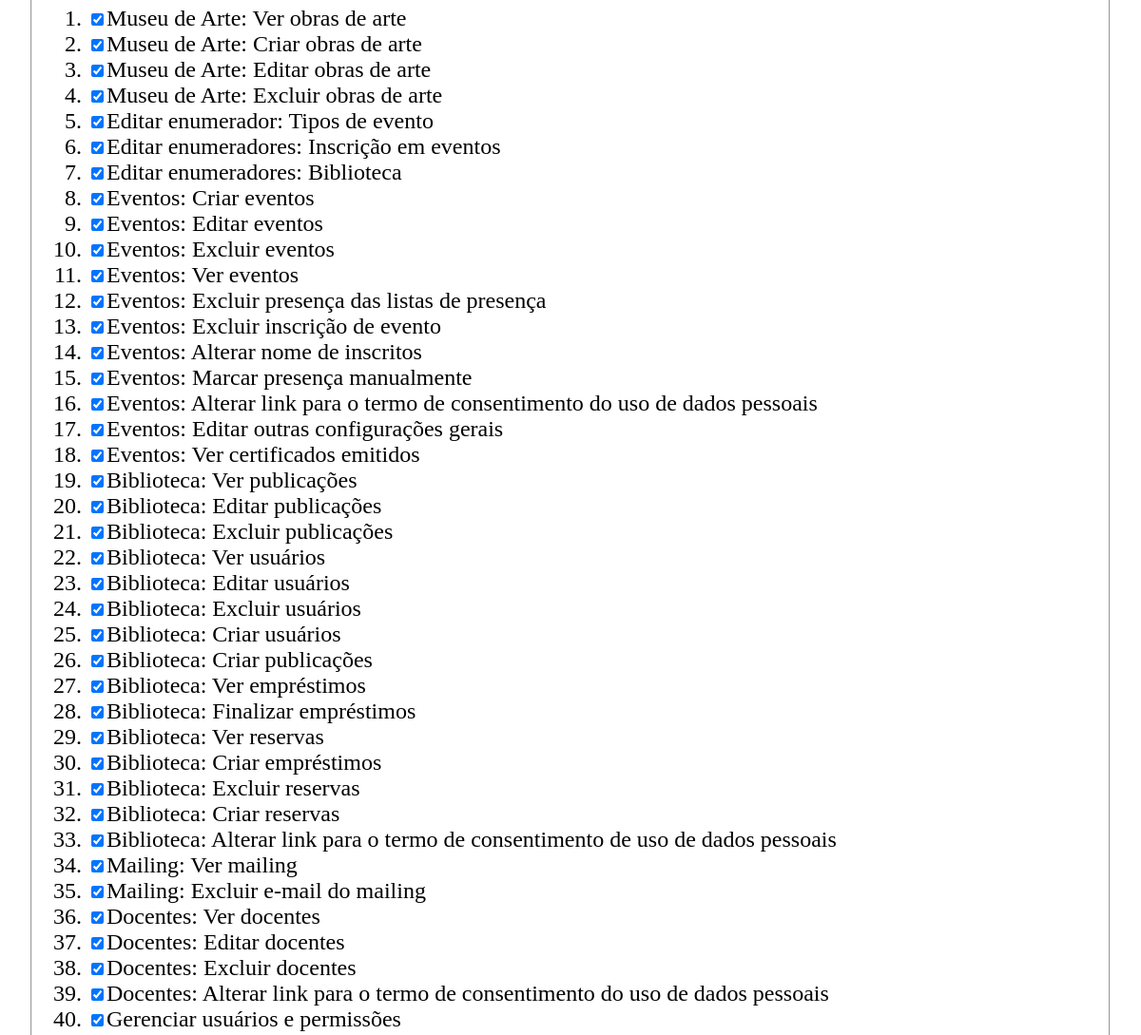
The app's page /index.php?cont=settings&action=home (signed in, middle part), older data.
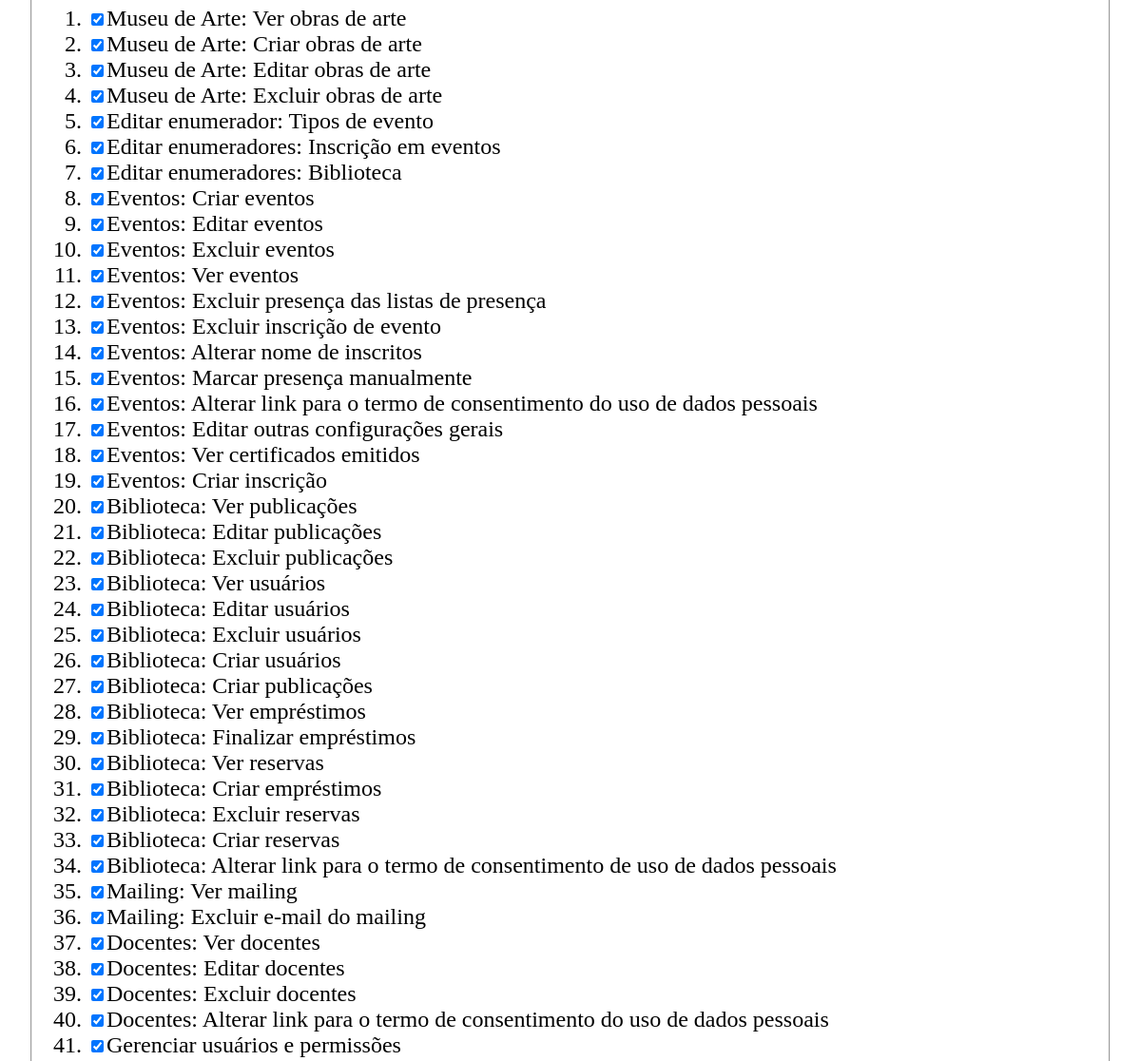
The same page, newer data.
### tables this page shows
CREATE TABLE `permissions` (
  `permMod` varchar(5) NOT NULL,
  `permId` int NOT NULL,
  `permDesc` varchar(255) NOT NULL
);

### includes/common.php (called while the page is built, shortened)
<?php
function checkUserPermission($module, $id)
{
	return in_array($id, $_SESSION['permissions'][$module]);
}
class BaseController
{
  protected $hasUserPermission;
  protected $moduleName;
  protected $permissionIdRequired;
  protected $action;
  public function __construct($action)
  {
    $this->action = $action;
	$this->hasUserPermission = (!$this->permissionIdRequired) ? true : checkUserPermission($this->moduleName, $this->permissionIdRequired);
	if ($this->hasUserPermission && method_exists($this, $action))
		$this->$action();
  }
  protected function get_view()
  {
    $view = "view/" . get_class($this) . "." . $this->action . ".view.php";
    if (file_exists($view))
	{
		if ($this->hasUserPermission)
			return $view;
		else
			return 'view/_nopermission.view.php';
    }
    return 'view/_error.view.php';
  }
  public function render()
  {
    $view = $this->get_view();
    require_once($view);
  }
}
?>

### model/database/user.settings.database.php (called while the page is built, shortened)
<?php
function getUserPermissions($userId, $optConnection = null)
{
	$conn = $optConnection ? $optConnection : createConnectionAsEditor();
	$dataRows = null;
	if($stmt = $conn->prepare("select * from userpermissions where userId = ?"))
	{
		$stmt->bind_param("i", $userId);
		$stmt->execute();
		$result = $stmt->get_result();
		if ($result->num_rows > 0)
		{
			$dataRows = [];
			while ($row = $result->fetch_assoc())
				$dataRows[] = $row;
		}
	}
	return $dataRows;
}
function getUsersList($optConnection = null)
{
	$conn = $optConnection ? $optConnection : createConnectionAsEditor();
	$dataRows = null;
	if($stmt = $conn->prepare("select * from users"))
	{
		$stmt->execute();
		$result = $stmt->get_result();
		if ($result->num_rows > 0)
		{
			$dataRows = [];
			while ($row = $result->fetch_assoc())
				$dataRows[] = $row;
		}
	}
	return $dataRows;
}
function getPermissionsList($optConnection = null)
{
	$conn = $optConnection ? $optConnection : createConnectionAsEditor();
	$dataRows = null;
	if($stmt = $conn->prepare("select * from permissions"))
	{
		$stmt->execute();
		$result = $stmt->get_result();
		if ($result->num_rows > 0)
		{
			$dataRows = [];
			while ($row = $result->fetch_assoc())
				$dataRows[] = $row;
		}
	}
	return $dataRows;
}

### controller/settings.controller.php (called while the page is built, shortened)
<?php
require_once("model/database/user.settings.database.php");
require_once("model/database/enums.settings.database.php");
final class settings extends BaseController
{
	public function home()
	{
		$manageUsersSelectedUserId = isset($_GET['umUserId']) && is_numeric($_GET['umUserId']) ? $_GET['umUserId'] : $_SESSION["userid"];
		$conn = createConnectionAsEditor();
		$currSelectedUserPermissions = getUserPermissions($manageUsersSelectedUserId, $conn);
		$userList = getUsersList($conn);
		$permissionList = getPermissionsList($conn);
		$enums = [];
		$enums["EVENT"] = getEnum("EVENT", $conn);
		$enums["GENDER"] = getEnum("GENDER", $conn);
		$enums["OCCUPATION"] = getEnum("OCCUPATION", $conn);
		$enums["SCHOOLING"] = getEnum("SCHOOLING", $conn);
		$enums["RACE"] = getEnum("RACE", $conn);
		$enums["NATION"] = getEnum("NATION", $conn);
		$enums["UF"] = getEnum("UF", $conn);
		$enums["LIBCOLTYPE"] = getEnum("LIBCOLTYPE", $conn);
		$enums["LIBACQTYPE"] = getEnum("LIBACQTYPE", $conn);
		$enums["LIBPERIOD"] = getEnum("LIBPERIOD", $conn);
		$generalSettings = readAllSettings($conn);
		$pageData =
		[
			"userName" => $_SESSION['username'],
			"userList" => $userList,
			"permissionList" => $permissionList,
			"currSelectedUserId" => $manageUsersSelectedUserId,
			"currSelectedUserPermissions" => $currSelectedUserPermissions,
			"enums" => $enums,
			"generalSettings" => $generalSettings
		];
	}
}

### model/database/enums.settings.database.php (called while the page is built, shortened)
<?php
function getEnum($enumName, $optConnection = null)
{
	$conn = $optConnection ? $optConnection : createConnectionAsEditor();
	$dataRows = null;
	if($stmt = $conn->prepare("select id, value as name from enums where type = ?"))
	{
		$stmt->bind_param("s", $enumName);
		$stmt->execute();
		$result = $stmt->get_result();
		if ($result->num_rows > 0)
		{
			$dataRows = [];
			while ($row = $result->fetch_assoc())
				$dataRows[] = $row;
		}
	}
	return $dataRows;
}

### view/settings.home.view.php (the view, shortened to what the changed rows need)
<br/>
<form id="frmManageOtherUsers" method="post" action="<?php echo URL\URLGenerator::generateFileURL("post/user.settings.post.php", "cont=settings&action=home&umUserId=" . $pageData["currSelectedUserId"]); ?>">
	<fieldset>
		<?php if (checkUserPermission("USERS", 1)) { ?>
		<div>
			<?php
				$selectedUserId = (int)$pageData["currSelectedUserId"];
			?>
		<div>
		<br/>
		<div>
			<ol>
			<?php
				$writeCheckedState = function($permMod, $permId) use ($pageData)
				{
					if (checkPermissionInList($pageData["currSelectedUserPermissions"], $permMod , $permId))
						return 'checked="checked"';
					else
						return '';
				};
				$disableManageUsersPermission = function($permMod, $permId) use ($selectedUserId)
				{
					if ($selectedUserId === (int)$_SESSION["userid"])
						if ($permMod === "USERS" && $permId === 1)
							return 'onclick="checkSetManUserPermission_onClick_blockChange.apply(this, event);"';
						else
							return '';
				};
			?>
				<?php foreach ($pageData["permissionList"] as $p) { ?>
				<li><label><input type="checkbox" name="permission[]" value="<?php echo $p["permMod"] . "_" . $p["permId"]; ?>" <?php echo $writeCheckedState($p["permMod"], $p["permId"]) . " " . $disableManageUsersPermission($p["permMod"], $p["permId"]); ?>/><?php echo $p["permDesc"]; ?></label></li>
				<?php } ?>
			</ol>
		</div>
		<?php } else { ?>
		<p>Você não tem permissão para gerenciar usuários.</p>
		<?php } ?>
	</fieldset>
</form>

Row changes from the older to the newer data that the page shows:
added permissions: permDesc "Eventos: Criar inscrição"
